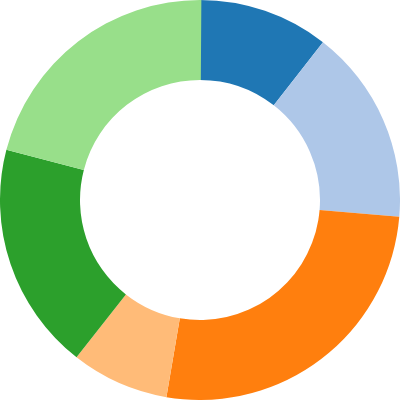

Specify this chart in Vega-Lite:
### Vega specification from a JSON file in a GitHub repository (floating-point values rounded to 4 significant figures)
{"$schema": "https://vega.github.io/schema/vega/v4.json", "width": 200, "height": 200, "autosize": "none", "signals": [{"name": "startAngle", "value": 0, "bind": {"input": "range", "min": 0, "max": 6.29, "step": 0.01}}, {"name": "endAngle", "value": 6.29, "bind": {"input": "range", "min": 0, "max": 6.29, "step": 0.01}}, {"name": "padAngle", "value": 0, "bind": {"input": "range", "min": 0, "max": 0.1}}, {"name": "innerRadius", "value": 60, "bind": {"input": "range", "min": 0, "max": 90, "step": 1}}, {"name": "cornerRadius", "value": 0, "bind": {"input": "range", "min": 0, "max": 10, "step": 0.5}}, {"name": "sort", "value": false, "bind": {"input": "checkbox"}}], "data": [{"name": "table", "values": [{"id": 1, "field": 4}, {"id": 2, "field": 6}, {"id": 3, "field": 10}, {"id": 4, "field": 3}, {"id": 5, "field": 7}, {"id": 6, "field": 8}], "transform": [{"type": "pie", "field": "field", "startAngle": {"signal": "startAngle"}, "endAngle": {"signal": "endAngle"}, "sort": {"signal": "sort"}}]}], "scales": [{"name": "color", "type": "ordinal", "domain": {"data": "table", "field": "id"}, "range": {"scheme": "category20"}}], "marks": [{"type": "arc", "from": {"data": "table"}, "encode": {"enter": {"fill": {"scale": "color", "field": "id"}, "x": {"signal": "width / 2"}, "y": {"signal": "height / 2"}}, "update": {"startAngle": {"field": "startAngle"}, "endAngle": {"field": "endAngle"}, "padAngle": {"signal": "padAngle"}, "innerRadius": {"signal": "innerRadius"}, "outerRadius": {"signal": "width / 2"}, "cornerRadius": {"signal": "cornerRadius"}}}}]}
